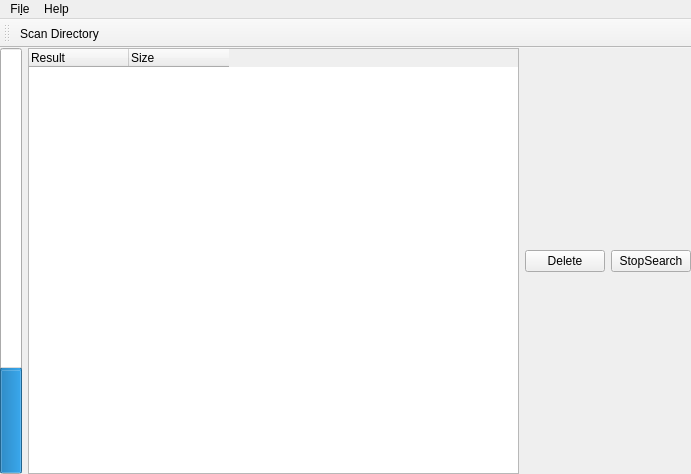
<?xml version="1.0" encoding="UTF-8"?>
<ui version="4.0">
 <class>MainWindow</class>
 <widget class="QMainWindow" name="MainWindow">
  <property name="geometry">
   <rect>
    <x>0</x>
    <y>0</y>
    <width>691</width>
    <height>474</height>
   </rect>
  </property>
  <property name="windowTitle">
   <string>MainWindow</string>
  </property>
  <widget class="QWidget" name="centralWidget">
   <layout class="QHBoxLayout" name="horizontalLayout">
    <property name="leftMargin">
     <number>0</number>
    </property>
    <property name="topMargin">
     <number>0</number>
    </property>
    <property name="rightMargin">
     <number>0</number>
    </property>
    <property name="bottomMargin">
     <number>0</number>
    </property>
    <item>
     <widget class="QProgressBar" name="progressBar">
      <property name="value">
       <number>24</number>
      </property>
      <property name="alignment">
       <set>Qt::AlignRight|Qt::AlignTrailing|Qt::AlignVCenter</set>
      </property>
      <property name="orientation">
       <enum>Qt::Vertical</enum>
      </property>
      <property name="textDirection">
       <enum>QProgressBar::TopToBottom</enum>
      </property>
      <property name="format">
       <string>%p%</string>
      </property>
     </widget>
    </item>
    <item>
     <widget class="QTreeWidget" name="treeWidget">
      <attribute name="headerMinimumSectionSize">
       <number>100</number>
      </attribute>
      <attribute name="headerStretchLastSection">
       <bool>false</bool>
      </attribute>
      <column>
       <property name="text">
        <string>Result</string>
       </property>
      </column>
      <column>
       <property name="text">
        <string>Size</string>
       </property>
      </column>
     </widget>
    </item>
    <item>
     <widget class="QPushButton" name="actionDelete">
      <property name="text">
       <string>Delete</string>
      </property>
     </widget>
    </item>
    <item>
     <widget class="QPushButton" name="actionStop">
      <property name="text">
       <string>StopSearch</string>
      </property>
     </widget>
    </item>
   </layout>
  </widget>
  <widget class="QMenuBar" name="menuBar">
   <property name="geometry">
    <rect>
     <x>0</x>
     <y>0</y>
     <width>691</width>
     <height>22</height>
    </rect>
   </property>
   <widget class="QMenu" name="menuFile">
    <property name="title">
     <string>Fi&amp;le</string>
    </property>
    <addaction name="actionScan_Directory"/>
    <addaction name="separator"/>
    <addaction name="actionExit"/>
   </widget>
   <widget class="QMenu" name="menuHelp">
    <property name="title">
     <string>Help</string>
    </property>
    <addaction name="actionAbout"/>
   </widget>
   <addaction name="menuFile"/>
   <addaction name="menuHelp"/>
  </widget>
  <widget class="QToolBar" name="toolBar">
   <property name="windowTitle">
    <string>toolBar</string>
   </property>
   <attribute name="toolBarArea">
    <enum>TopToolBarArea</enum>
   </attribute>
   <attribute name="toolBarBreak">
    <bool>false</bool>
   </attribute>
   <addaction name="actionScan_Directory"/>
  </widget>
  <action name="actionScan_Directory">
   <property name="text">
    <string>&amp;Scan Directory...</string>
   </property>
  </action>
  <action name="actionExit">
   <property name="text">
    <string>&amp;Exit</string>
   </property>
  </action>
  <action name="actionAbout">
   <property name="text">
    <string>&amp;About</string>
   </property>
  </action>
 </widget>
 <layoutdefault spacing="6" margin="11"/>
 <resources/>
 <connections/>
</ui>
